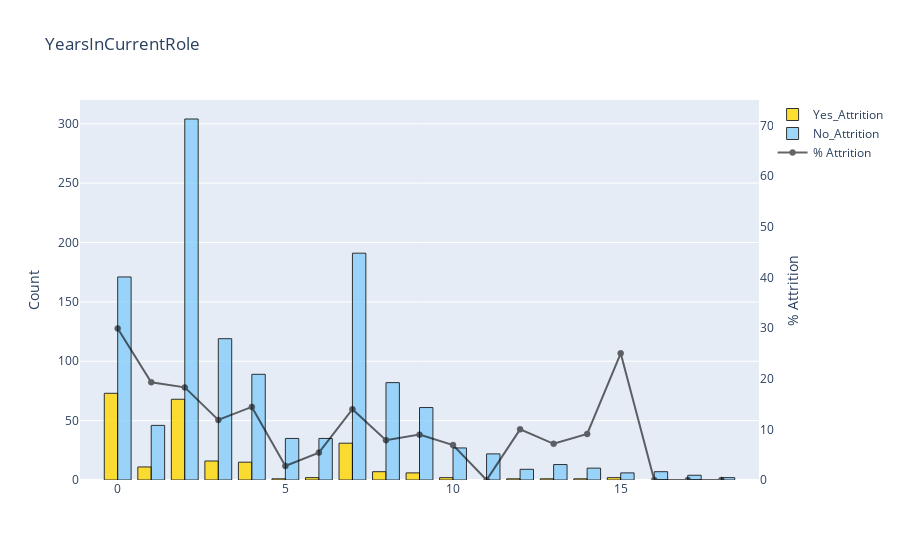

The notebook cell saved with this chart:
### Code cell
barplot('YearsInCurrentRole', False)

### Figure 1 — Plotly figure (JSON) as saved in the notebook; plotly's stock layout.template omitted (floating-point values rounded to 4 significant figures)
{"data": [{"marker": {"color": "gold", "line": {"color": "#000000", "width": 1}}, "name": "Yes_Attrition", "opacity": 0.8, "type": "bar", "x": [0, 2, 7, 3, 4, 1, 8, 9, 15, 10, 6, 14, 13, 12, 5], "y": [73, 68, 31, 16, 15, 11, 7, 6, 2, 2, 2, 1, 1, 1, 1]}, {"marker": {"color": "lightskyblue", "line": {"color": "#000000", "width": 1}}, "name": "No_Attrition", "opacity": 0.8, "type": "bar", "x": [2, 7, 0, 3, 4, 8, 9, 1, 6, 5, 10, 11, 13, 14, 12, 16, 15, 17, 18], "y": [304, 191, 171, 119, 89, 82, 61, 46, 35, 35, 27, 22, 13, 10, 9, 7, 6, 4, 2]}, {"marker": {"color": "black", "line": {"color": "#000000", "width": 0.5}}, "name": "% Attrition", "opacity": 0.6, "type": "scatter", "x": [0, 1, 2, 3, 4, 5, 6, 7, 8, 9, 10, 11, 12, 13, 14, 15, 16, 17, 18], "y": [29.92, 19.3, 18.28, 11.85, 14.42, 2.778, 5.405, 13.96, 7.865, 8.955, 6.897, 0, 10, 7.143, 9.091, 25, 0, 0, 0], "yaxis": "y2"}], "layout": {"title": {"text": "YearsInCurrentRole"}, "yaxis": {"title": {"text": "Count"}}, "yaxis2": {"anchor": "x", "overlaying": "y", "range": [0, 75], "showgrid": false, "side": "right", "title": {"text": "% Attrition"}, "zeroline": false}}}
